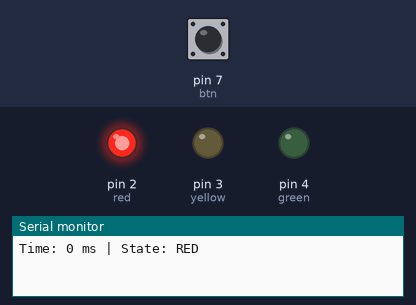
This sketch was run on a simulated Arduino Uno, built with avr-gcc and run on an emulated ATmega328P. Shown: output pins drawn as LEDs (lit = HIGH), the last lines printed to the serial monitor. The inputs (shaded band) are chosen by the test bench; at power-on: pin 7 (btn) HIGH.

Above: at 1.2 s.
1.3 s: pin 7 (btn) pulled LOW for 0.15 s
At 15.6 s:
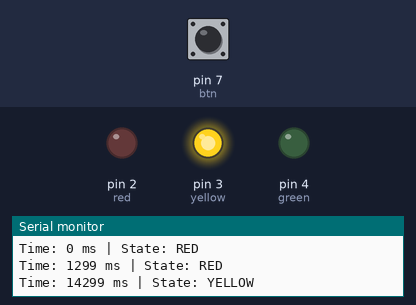
At 17.2 s:
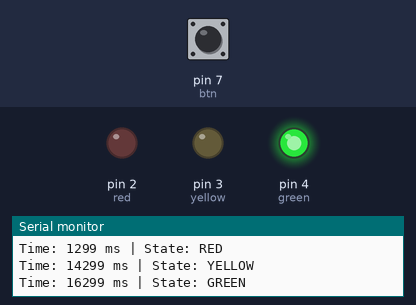
Timing chart, 0 to 27.8 s (numbered marks = the images above; inputs shaded):
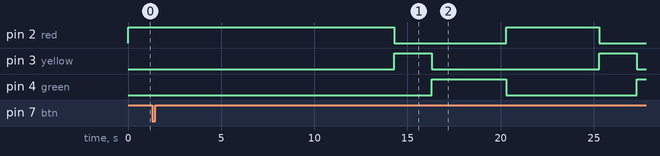

Measured:
- by itself, pin 3 (yellow): alternates HIGH for 2.0 s and LOW for 9.0 s

The sketch:

traffic_light.ino
```cpp
/******************************************************************************
 * Author: Kripa Maria
 * Date: July 2026
 * Description: Q14 Traffic Light Controller with non-blocking emergency
 * button poll routine to override state tracking.
 * Version: v1.0
 *****************************************************************************/


const int red = 2, yellow = 3, green = 4, btn = 7;
unsigned long stateStart = 0;
int state = 0; // 0=RED,1=YELLOW,2=GREEN
bool pedestrianOverride = false;

void setup() {
  pinMode(red, OUTPUT); pinMode(yellow, OUTPUT); pinMode(green, OUTPUT);
  pinMode(btn, INPUT_PULLUP);
  Serial.begin(9600);
  stateStart = millis();
  setLights();
}

void setLights() {
  digitalWrite(red, state == 0);
  digitalWrite(yellow, state == 1);
  digitalWrite(green, state == 2);
  Serial.print("Time: "); Serial.print(millis());
  Serial.print(" ms | State: ");
  Serial.println(state == 0 ? "RED" : state == 1 ? "YELLOW" : "GREEN");
}

void loop() {
  unsigned long elapsed = millis() - stateStart;

  if (digitalRead(btn) == LOW && !pedestrianOverride) {
    pedestrianOverride = true;
    state = 0;
    stateStart = millis();
    setLights();
    return;
  }

  if (pedestrianOverride) {
    if (elapsed >= 8000) { pedestrianOverride = false; stateStart = millis(); }
    return;
  }

  long duration = (state == 0) ? 5000 : (state == 1) ? 2000 : 4000;
  if (elapsed >= duration) {
    state = (state + 1) % 3;
    stateStart = millis();
    setLights();
  }
}
```
